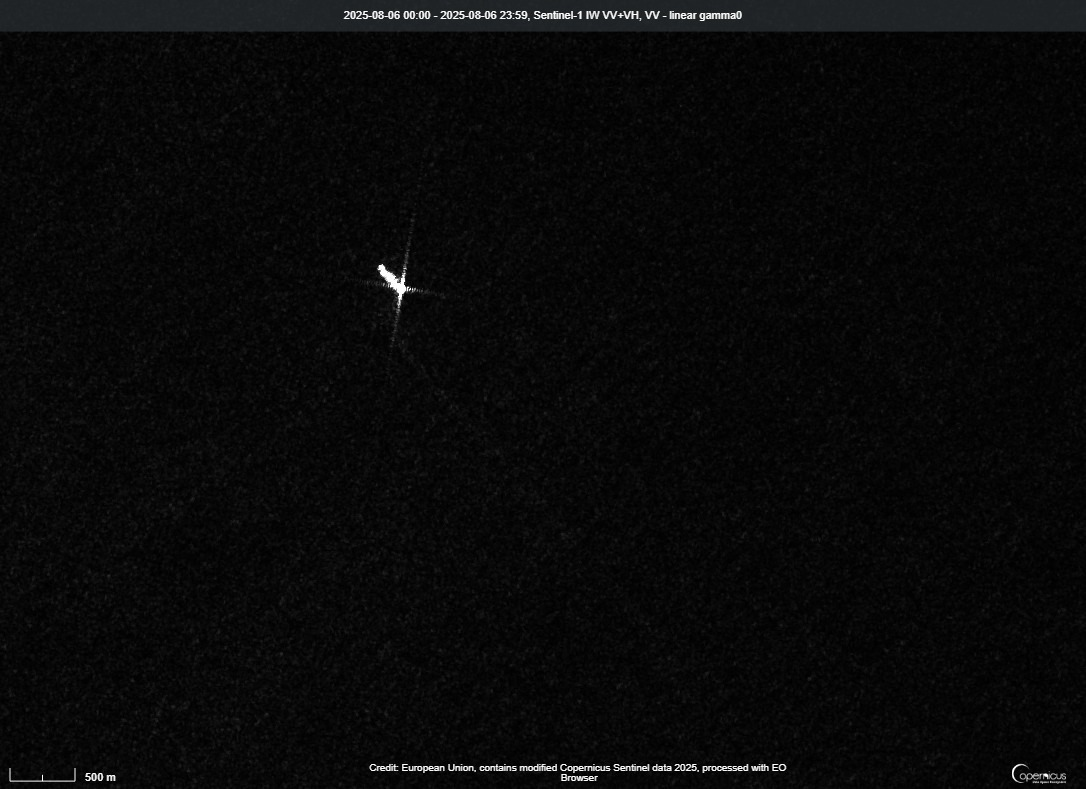
#> input picture tracking/Original Image/44.jpg, 1086 x 789 px
$ jupyter execute detector.ipynb
#> lines starting #> are read from the running program, lines starting #| are printed output that depends on the picture
[cell 1]
import numpy as np
from skimage.transform import radon
from scipy.stats import entropy
from scipy.ndimage import gaussian_filter, maximum_filter
import cv2

[cell 2]
import numpy as np

def gaussian_kernel(squared_norm):
    """Gaussian kernel function g(||x||^2)"""
    return np.exp(-0.5 * squared_norm)

def mean_shift_filter_theoretical(image, hs=8, hr=16, max_iter=10, eps=1e-3):
    """
    Mean-shift filtering following the theoretical formulation.

    Args:
        image: np.ndarray, input image (grayscale or color)
        hs: float, spatial bandwidth
        hr: float, range bandwidth
        max_iter: int, maximum iterations per pixel
        eps: float, convergence threshold

    Returns:
        filtered image with same shape as input
    """
#> called with hs = 24, hr = 40, max_iter = 10, eps = 0.001
    # Convert to float for precise computation
    img = image.astype(np.float64)
    h, w = img.shape[:2]
#> h = 789; w = 1086
    #print dimensions
    print(f"Image dimensions: height={h}, width={w}, channels={img.shape[2] if img.ndim == 3 else 1}")
#| Image dimensions: height=789, width=1086, channels=1
    channels = 1 if img.ndim == 2 else img.shape[2]
#> channels = 1

    # Initialize output
    filtered = np.zeros_like(img)

    # Create spatial coordinate arrays
    Y, X = np.meshgrid(np.arange(h), np.arange(w), indexing='ij')
    #print spatial coordinates
    print(f"Spatial coordinates created with shape: {Y.shape}, {X.shape}")
#| Spatial coordinates created with shape: (789, 1086), (789, 1086)

    for i in range(h):
        for j in range(w):
            # Initial feature vector z_1 = (spatial, range)
            if channels == 1:
                z_current = np.array([i, j, img[i, j]], dtype=np.float64)
            else:
                z_current = np.concatenate([[i, j], img[i, j, :]], dtype=np.float64)

            # Mean-shift iterations
            for iteration in range(max_iter):
                print(f"Processing pixel ({i}, {j}), iteration {iteration + 1}")
                # Extract current spatial and range components
                z_spatial = z_current[:2]  # (z_s)
                z_range = z_current[2:]    # (z_3) or color channels

                # Initialize numerator and denominator for weighted mean
                numerator = np.zeros_like(z_current)
                denominator = 0.0

                 # Replace the double for-loop with a windowed search:
                i_min = max(i - hs, 0)
                i_max = min(i + hs + 1, h)
                j_min = max(j - hs, 0)
                j_max = min(j + hs + 1, w)

                # Iterate over all pixels in the image
                #for pi in range(h):
                #    for pj in range(w):
                for pi in range(i_min, i_max):
                    for pj in range(j_min, j_max):
                        # Pixel spatial position
                        p_spatial = np.array([pi, pj], dtype=np.float64)

                        # Pixel range information
                        if channels == 1:
                            p_range = np.array([img[pi, pj]], dtype=np.float64)
                            p_full = np.concatenate([p_spatial, p_range])
                        else:
                            p_range = img[pi, pj, :].astype(np.float64)
                            p_full = np.concatenate([p_spatial, p_range])

                        # Calculate normalized squared distances
                        spatial_dist_sq = np.sum((z_spatial - p_spatial)**2) / (hs**2)
                        range_dist_sq = np.sum((z_range - p_range)**2) / (hr**2)

                        # Apply Gaussian kernels
                        spatial_kernel = gaussian_kernel(spatial_dist_sq)
                        range_kernel = gaussian_kernel(range_dist_sq)

                        # Combined weight
                        weight = spatial_kernel * range_kernel

                        # Accumulate weighted sum
                        numerator += weight * p_full
                        denominator += weight

                # Calculate new mean-shift vector
                if denominator > 1e-10:  # Avoid division by zero
                    z_new = numerator / denominator
                else:
                    z_new = z_current

                # Calculate shift magnitude (difference between iterations)
                diff = z_new - z_current
                shift_magnitude = np.linalg.norm(diff)

                # Update current position
                z_current = z_new

                # Check convergence
                if shift_magnitude < eps:
                    break

            # Assign converged range value to output
            if channels == 1:
                filtered[i, j] = z_current[2]
            else:
                filtered[i, j, :] = z_current[2:]
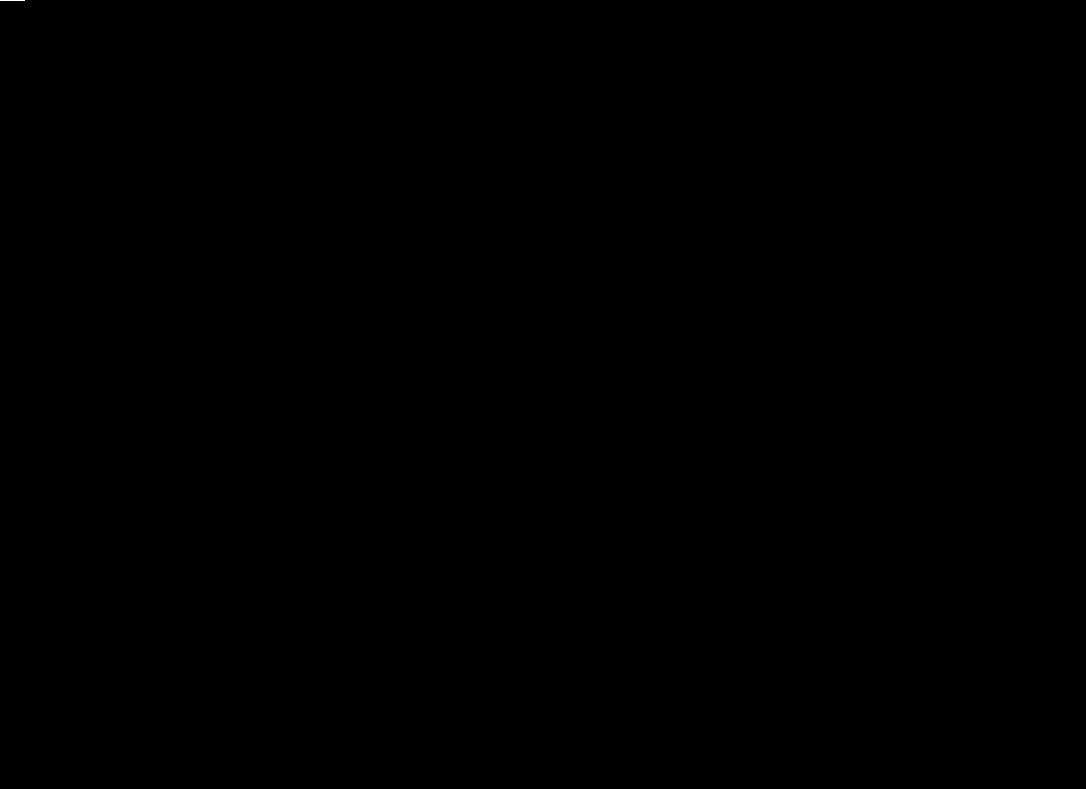
#> filtered: shape (789, 1086) float64; min 0, max 35.02, mean 0; drawn with min black and max white

    return filtered.astype(image.dtype)

[cell 3]
# Usage:
img= cv2.imread('44.jpg', cv2.IMREAD_GRAYSCALE)
result = mean_shift_filter_theoretical(img, hs=24, hr=40, max_iter=10, eps=1e-3)
